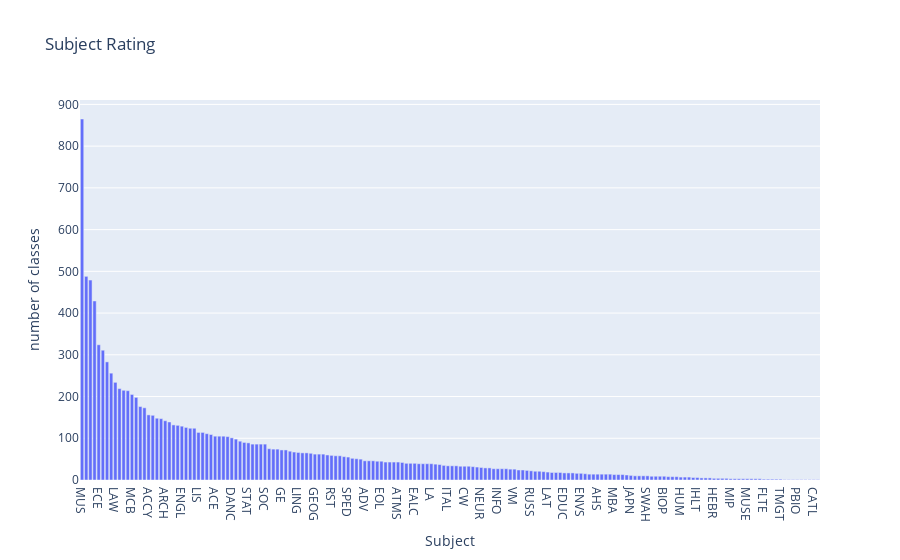

Here is the notebook cell this chart was saved with:
### Markdown cell above
We found out that the subject musique is the most educated during the year 2016 in fall

### Code cell
fig =go.Figure(data =[go.Bar(x=courses_df['Subject'].value_counts().index, y = courses_df['Subject'].value_counts())])
fig.update_layout(
    title= "Subject Rating",
    xaxis_title= "Subject",
    yaxis_title = 'number of classes'
)

### Figure 1 — Plotly figure (JSON) as saved in the notebook; plotly's stock layout.template omitted (floating-point values rounded to 4 significant figures; data arrays with more than 128 entries replaced by an {"elided": "..."} marker saying what was removed)
{"data": [{"type": "bar", "x": {"elided": "178 str values"}, "y": {"elided": "178 int values"}}], "layout": {"title": {"text": "Subject Rating"}, "xaxis": {"title": {"text": "Subject"}}, "yaxis": {"title": {"text": "number of classes"}}}}
